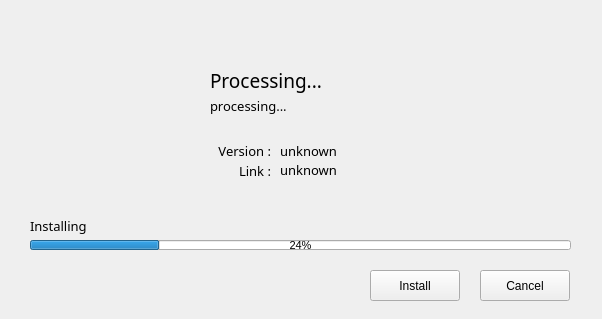
<?xml version="1.0" encoding="UTF-8"?>
<ui version="4.0">
 <class>MainWindow</class>
 <widget class="QMainWindow" name="MainWindow">
  <property name="geometry">
   <rect>
    <x>0</x>
    <y>0</y>
    <width>602</width>
    <height>319</height>
   </rect>
  </property>
  <property name="windowTitle">
   <string>MainWindow</string>
  </property>
  <widget class="QWidget" name="centralwidget">
   <widget class="QLabel" name="app_icon">
    <property name="geometry">
     <rect>
      <x>50</x>
      <y>60</y>
      <width>128</width>
      <height>128</height>
     </rect>
    </property>
    <property name="styleSheet">
     <string notr="true">border-image: url(:/icons/default.png);</string>
    </property>
    <property name="text">
     <string/>
    </property>
   </widget>
   <widget class="QLabel" name="app_name">
    <property name="geometry">
     <rect>
      <x>210</x>
      <y>60</y>
      <width>361</width>
      <height>41</height>
     </rect>
    </property>
    <property name="font">
     <font>
      <family>Inria Sans</family>
      <pointsize>14</pointsize>
     </font>
    </property>
    <property name="text">
     <string>Processing...</string>
    </property>
   </widget>
   <widget class="QLabel" name="app_author">
    <property name="geometry">
     <rect>
      <x>210</x>
      <y>95</y>
      <width>361</width>
      <height>21</height>
     </rect>
    </property>
    <property name="font">
     <font>
      <family>Inria Sans Light</family>
      <pointsize>10</pointsize>
     </font>
    </property>
    <property name="text">
     <string>processing...</string>
    </property>
   </widget>
   <widget class="QPushButton" name="install">
    <property name="geometry">
     <rect>
      <x>370</x>
      <y>270</y>
      <width>90</width>
      <height>31</height>
     </rect>
    </property>
    <property name="text">
     <string>Install</string>
    </property>
   </widget>
   <widget class="QPushButton" name="cancel">
    <property name="geometry">
     <rect>
      <x>480</x>
      <y>270</y>
      <width>90</width>
      <height>31</height>
     </rect>
    </property>
    <property name="text">
     <string>Cancel</string>
    </property>
   </widget>
   <widget class="QLabel" name="vers_lab">
    <property name="geometry">
     <rect>
      <x>200</x>
      <y>140</y>
      <width>71</width>
      <height>21</height>
     </rect>
    </property>
    <property name="font">
     <font>
      <family>Inria Sans Light</family>
      <pointsize>10</pointsize>
     </font>
    </property>
    <property name="text">
     <string>Version :</string>
    </property>
    <property name="alignment">
     <set>Qt::AlignRight|Qt::AlignTrailing|Qt::AlignVCenter</set>
    </property>
   </widget>
   <widget class="QLabel" name="label_5">
    <property name="geometry">
     <rect>
      <x>200</x>
      <y>160</y>
      <width>71</width>
      <height>21</height>
     </rect>
    </property>
    <property name="font">
     <font>
      <family>Inria Sans Light</family>
      <pointsize>10</pointsize>
     </font>
    </property>
    <property name="text">
     <string>Link :</string>
    </property>
    <property name="alignment">
     <set>Qt::AlignRight|Qt::AlignTrailing|Qt::AlignVCenter</set>
    </property>
   </widget>
   <widget class="QLabel" name="app_link">
    <property name="geometry">
     <rect>
      <x>280</x>
      <y>160</y>
      <width>291</width>
      <height>21</height>
     </rect>
    </property>
    <property name="font">
     <font>
      <family>Inria Sans Light</family>
      <pointsize>10</pointsize>
     </font>
    </property>
    <property name="text">
     <string>unknown</string>
    </property>
    <property name="textFormat">
     <enum>Qt::AutoText</enum>
    </property>
    <property name="openExternalLinks">
     <bool>true</bool>
    </property>
    <property name="textInteractionFlags">
     <set>Qt::LinksAccessibleByMouse|Qt::TextSelectableByMouse</set>
    </property>
   </widget>
   <widget class="QLabel" name="app_vers">
    <property name="geometry">
     <rect>
      <x>280</x>
      <y>140</y>
      <width>291</width>
      <height>21</height>
     </rect>
    </property>
    <property name="font">
     <font>
      <family>Inria Sans Light</family>
      <pointsize>10</pointsize>
     </font>
    </property>
    <property name="text">
     <string>unknown</string>
    </property>
   </widget>
   <widget class="QProgressBar" name="installingPB">
    <property name="enabled">
     <bool>true</bool>
    </property>
    <property name="geometry">
     <rect>
      <x>30</x>
      <y>240</y>
      <width>541</width>
      <height>10</height>
     </rect>
    </property>
    <property name="font">
     <font>
      <pointsize>8</pointsize>
     </font>
    </property>
    <property name="value">
     <number>24</number>
    </property>
    <property name="textVisible">
     <bool>true</bool>
    </property>
   </widget>
   <widget class="QLabel" name="installing_lab">
    <property name="enabled">
     <bool>true</bool>
    </property>
    <property name="geometry">
     <rect>
      <x>30</x>
      <y>215</y>
      <width>511</width>
      <height>21</height>
     </rect>
    </property>
    <property name="font">
     <font>
      <family>Inria Sans</family>
      <pointsize>10</pointsize>
     </font>
    </property>
    <property name="text">
     <string>Installing</string>
    </property>
   </widget>
  </widget>
 </widget>
 <resources/>
 <connections/>
</ui>
